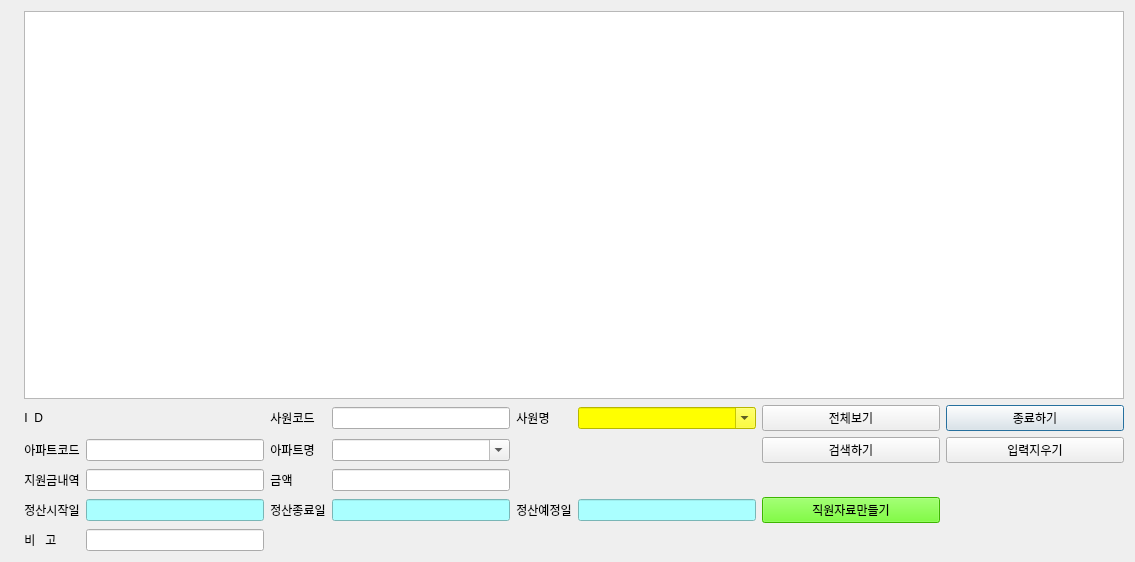
<?xml version="1.0" encoding="UTF-8"?>
<ui version="4.0">
 <class>SupportAptGenDialog</class>
 <widget class="QDialog" name="SupportAptGenDialog">
  <property name="geometry">
   <rect>
    <x>0</x>
    <y>0</y>
    <width>1135</width>
    <height>562</height>
   </rect>
  </property>
  <property name="sizePolicy">
   <sizepolicy hsizetype="Expanding" vsizetype="Expanding">
    <horstretch>0</horstretch>
    <verstretch>0</verstretch>
   </sizepolicy>
  </property>
  <property name="windowTitle">
   <string>월별 아파트 지원금 생성</string>
  </property>
  <layout class="QGridLayout" name="gridLayout_2">
   <item row="0" column="0">
    <layout class="QGridLayout" name="gridLayout">
     <item row="1" column="6">
      <widget class="QComboBox" name="cb_supportaptgen_ename">
       <property name="sizePolicy">
        <sizepolicy hsizetype="Expanding" vsizetype="Fixed">
         <horstretch>0</horstretch>
         <verstretch>0</verstretch>
        </sizepolicy>
       </property>
       <property name="styleSheet">
        <string notr="true">background-color: rgb(255, 255, 0);</string>
       </property>
       <property name="editable">
        <bool>true</bool>
       </property>
      </widget>
     </item>
     <item row="1" column="1">
      <widget class="QLabel" name="label">
       <property name="sizePolicy">
        <sizepolicy hsizetype="Fixed" vsizetype="Fixed">
         <horstretch>0</horstretch>
         <verstretch>0</verstretch>
        </sizepolicy>
       </property>
       <property name="text">
        <string>I  D  </string>
       </property>
       <property name="alignment">
        <set>Qt::AlignCenter</set>
       </property>
      </widget>
     </item>
     <item row="3" column="3">
      <widget class="QLabel" name="label_15">
       <property name="sizePolicy">
        <sizepolicy hsizetype="Fixed" vsizetype="Fixed">
         <horstretch>0</horstretch>
         <verstretch>0</verstretch>
        </sizepolicy>
       </property>
       <property name="text">
        <string>금액</string>
       </property>
       <property name="alignment">
        <set>Qt::AlignCenter</set>
       </property>
      </widget>
     </item>
     <item row="1" column="8">
      <widget class="QPushButton" name="pb_supportaptgen_close">
       <property name="sizePolicy">
        <sizepolicy hsizetype="Expanding" vsizetype="Fixed">
         <horstretch>0</horstretch>
         <verstretch>0</verstretch>
        </sizepolicy>
       </property>
       <property name="text">
        <string>종료하기</string>
       </property>
      </widget>
     </item>
     <item row="2" column="2">
      <widget class="QLineEdit" name="entry_supportaptgen_acode">
       <property name="sizePolicy">
        <sizepolicy hsizetype="MinimumExpanding" vsizetype="Fixed">
         <horstretch>0</horstretch>
         <verstretch>0</verstretch>
        </sizepolicy>
       </property>
       <property name="styleSheet">
        <string notr="true"/>
       </property>
      </widget>
     </item>
     <item row="1" column="2">
      <widget class="QLabel" name="lbl_supportaptgen_id">
       <property name="sizePolicy">
        <sizepolicy hsizetype="MinimumExpanding" vsizetype="MinimumExpanding">
         <horstretch>0</horstretch>
         <verstretch>0</verstretch>
        </sizepolicy>
       </property>
       <property name="text">
        <string/>
       </property>
      </widget>
     </item>
     <item row="2" column="1">
      <widget class="QLabel" name="label_7">
       <property name="sizePolicy">
        <sizepolicy hsizetype="Fixed" vsizetype="Fixed">
         <horstretch>0</horstretch>
         <verstretch>0</verstretch>
        </sizepolicy>
       </property>
       <property name="text">
        <string>아파트코드</string>
       </property>
       <property name="alignment">
        <set>Qt::AlignCenter</set>
       </property>
      </widget>
     </item>
     <item row="2" column="8">
      <widget class="QPushButton" name="pb_supportaptgen_clear">
       <property name="sizePolicy">
        <sizepolicy hsizetype="Expanding" vsizetype="Fixed">
         <horstretch>0</horstretch>
         <verstretch>0</verstretch>
        </sizepolicy>
       </property>
       <property name="text">
        <string>입력지우기</string>
       </property>
      </widget>
     </item>
     <item row="3" column="4">
      <widget class="QLineEdit" name="entry_supportaptgen_sval">
       <property name="sizePolicy">
        <sizepolicy hsizetype="Expanding" vsizetype="Fixed">
         <horstretch>0</horstretch>
         <verstretch>0</verstretch>
        </sizepolicy>
       </property>
       <property name="styleSheet">
        <string notr="true"/>
       </property>
      </widget>
     </item>
     <item row="4" column="3">
      <widget class="QLabel" name="label_14">
       <property name="sizePolicy">
        <sizepolicy hsizetype="Fixed" vsizetype="Fixed">
         <horstretch>0</horstretch>
         <verstretch>0</verstretch>
        </sizepolicy>
       </property>
       <property name="text">
        <string>정산종료일</string>
       </property>
       <property name="alignment">
        <set>Qt::AlignCenter</set>
       </property>
      </widget>
     </item>
     <item row="4" column="2">
      <widget class="QLineEdit" name="entry_supportaptgen_efffrom">
       <property name="sizePolicy">
        <sizepolicy hsizetype="Expanding" vsizetype="Fixed">
         <horstretch>0</horstretch>
         <verstretch>0</verstretch>
        </sizepolicy>
       </property>
       <property name="styleSheet">
        <string notr="true">color: rgb(0, 0, 0);
background-color: rgb(170, 255, 255);</string>
       </property>
      </widget>
     </item>
     <item row="0" column="1" colspan="8">
      <widget class="QTableView" name="tv_supportaptgen">
       <property name="sizePolicy">
        <sizepolicy hsizetype="Expanding" vsizetype="Expanding">
         <horstretch>0</horstretch>
         <verstretch>1</verstretch>
        </sizepolicy>
       </property>
      </widget>
     </item>
     <item row="2" column="7">
      <widget class="QPushButton" name="pb_supportaptgen_search">
       <property name="sizePolicy">
        <sizepolicy hsizetype="Expanding" vsizetype="Fixed">
         <horstretch>0</horstretch>
         <verstretch>0</verstretch>
        </sizepolicy>
       </property>
       <property name="text">
        <string>검색하기</string>
       </property>
      </widget>
     </item>
     <item row="1" column="4">
      <widget class="QLineEdit" name="entry_supportaptgen_ecode">
       <property name="sizePolicy">
        <sizepolicy hsizetype="MinimumExpanding" vsizetype="Fixed">
         <horstretch>0</horstretch>
         <verstretch>0</verstretch>
        </sizepolicy>
       </property>
      </widget>
     </item>
     <item row="1" column="3">
      <widget class="QLabel" name="label_5">
       <property name="sizePolicy">
        <sizepolicy hsizetype="Fixed" vsizetype="Fixed">
         <horstretch>0</horstretch>
         <verstretch>0</verstretch>
        </sizepolicy>
       </property>
       <property name="text">
        <string>사원코드</string>
       </property>
       <property name="alignment">
        <set>Qt::AlignCenter</set>
       </property>
      </widget>
     </item>
     <item row="5" column="2">
      <widget class="QLineEdit" name="entry_supportaptgen_remark">
       <property name="sizePolicy">
        <sizepolicy hsizetype="MinimumExpanding" vsizetype="Fixed">
         <horstretch>0</horstretch>
         <verstretch>0</verstretch>
        </sizepolicy>
       </property>
      </widget>
     </item>
     <item row="4" column="6">
      <widget class="QLineEdit" name="entry_supportaptgen_gdate">
       <property name="sizePolicy">
        <sizepolicy hsizetype="MinimumExpanding" vsizetype="Fixed">
         <horstretch>0</horstretch>
         <verstretch>0</verstretch>
        </sizepolicy>
       </property>
       <property name="styleSheet">
        <string notr="true">background-color: rgb(170, 255, 255);</string>
       </property>
      </widget>
     </item>
     <item row="3" column="1">
      <widget class="QLabel" name="label_10">
       <property name="sizePolicy">
        <sizepolicy hsizetype="Fixed" vsizetype="Fixed">
         <horstretch>0</horstretch>
         <verstretch>0</verstretch>
        </sizepolicy>
       </property>
       <property name="text">
        <string>지원금내역</string>
       </property>
       <property name="alignment">
        <set>Qt::AlignCenter</set>
       </property>
      </widget>
     </item>
     <item row="2" column="3">
      <widget class="QLabel" name="label_4">
       <property name="sizePolicy">
        <sizepolicy hsizetype="Fixed" vsizetype="Fixed">
         <horstretch>0</horstretch>
         <verstretch>0</verstretch>
        </sizepolicy>
       </property>
       <property name="text">
        <string>아파트명</string>
       </property>
       <property name="alignment">
        <set>Qt::AlignCenter</set>
       </property>
      </widget>
     </item>
     <item row="5" column="0">
      <widget class="QLabel" name="label_8">
       <property name="sizePolicy">
        <sizepolicy hsizetype="Fixed" vsizetype="MinimumExpanding">
         <horstretch>0</horstretch>
         <verstretch>0</verstretch>
        </sizepolicy>
       </property>
       <property name="text">
        <string/>
       </property>
       <property name="alignment">
        <set>Qt::AlignCenter</set>
       </property>
      </widget>
     </item>
     <item row="4" column="5">
      <widget class="QLabel" name="label_13">
       <property name="sizePolicy">
        <sizepolicy hsizetype="Fixed" vsizetype="Fixed">
         <horstretch>0</horstretch>
         <verstretch>0</verstretch>
        </sizepolicy>
       </property>
       <property name="text">
        <string>정산예정일</string>
       </property>
       <property name="alignment">
        <set>Qt::AlignCenter</set>
       </property>
      </widget>
     </item>
     <item row="5" column="1">
      <widget class="QLabel" name="label_6">
       <property name="sizePolicy">
        <sizepolicy hsizetype="Fixed" vsizetype="Fixed">
         <horstretch>0</horstretch>
         <verstretch>0</verstretch>
        </sizepolicy>
       </property>
       <property name="text">
        <string>비   고 </string>
       </property>
       <property name="alignment">
        <set>Qt::AlignCenter</set>
       </property>
      </widget>
     </item>
     <item row="4" column="7">
      <widget class="QPushButton" name="pb_supportaptgen_export_emp">
       <property name="sizePolicy">
        <sizepolicy hsizetype="Expanding" vsizetype="Fixed">
         <horstretch>0</horstretch>
         <verstretch>0</verstretch>
        </sizepolicy>
       </property>
       <property name="styleSheet">
        <string notr="true">background-color: rgb(85, 255, 0);</string>
       </property>
       <property name="text">
        <string>직원자료만들기</string>
       </property>
      </widget>
     </item>
     <item row="1" column="7">
      <widget class="QPushButton" name="pb_supportaptgen_show">
       <property name="sizePolicy">
        <sizepolicy hsizetype="Expanding" vsizetype="Fixed">
         <horstretch>0</horstretch>
         <verstretch>0</verstretch>
        </sizepolicy>
       </property>
       <property name="text">
        <string>전체보기</string>
       </property>
      </widget>
     </item>
     <item row="4" column="1">
      <widget class="QLabel" name="label_12">
       <property name="sizePolicy">
        <sizepolicy hsizetype="Fixed" vsizetype="Fixed">
         <horstretch>0</horstretch>
         <verstretch>0</verstretch>
        </sizepolicy>
       </property>
       <property name="text">
        <string>정산시작일</string>
       </property>
       <property name="alignment">
        <set>Qt::AlignCenter</set>
       </property>
      </widget>
     </item>
     <item row="2" column="4">
      <widget class="QComboBox" name="cb_supportaptgen_aname">
       <property name="sizePolicy">
        <sizepolicy hsizetype="Expanding" vsizetype="Fixed">
         <horstretch>0</horstretch>
         <verstretch>0</verstretch>
        </sizepolicy>
       </property>
       <property name="styleSheet">
        <string notr="true"/>
       </property>
       <property name="editable">
        <bool>true</bool>
       </property>
      </widget>
     </item>
     <item row="1" column="5">
      <widget class="QLabel" name="label_9">
       <property name="sizePolicy">
        <sizepolicy hsizetype="Fixed" vsizetype="Fixed">
         <horstretch>0</horstretch>
         <verstretch>0</verstretch>
        </sizepolicy>
       </property>
       <property name="text">
        <string>사원명</string>
       </property>
       <property name="alignment">
        <set>Qt::AlignCenter</set>
       </property>
      </widget>
     </item>
     <item row="3" column="2">
      <widget class="QLineEdit" name="entry_supportaptgen_descr">
       <property name="sizePolicy">
        <sizepolicy hsizetype="Expanding" vsizetype="Fixed">
         <horstretch>0</horstretch>
         <verstretch>0</verstretch>
        </sizepolicy>
       </property>
       <property name="styleSheet">
        <string notr="true"/>
       </property>
      </widget>
     </item>
     <item row="4" column="4">
      <widget class="QLineEdit" name="entry_supportaptgen_effthru">
       <property name="sizePolicy">
        <sizepolicy hsizetype="Expanding" vsizetype="Fixed">
         <horstretch>0</horstretch>
         <verstretch>0</verstretch>
        </sizepolicy>
       </property>
       <property name="styleSheet">
        <string notr="true">color: rgb(0, 0, 0);
background-color: rgb(170, 255, 255);</string>
       </property>
      </widget>
     </item>
    </layout>
   </item>
  </layout>
 </widget>
 <resources/>
 <connections/>
</ui>
